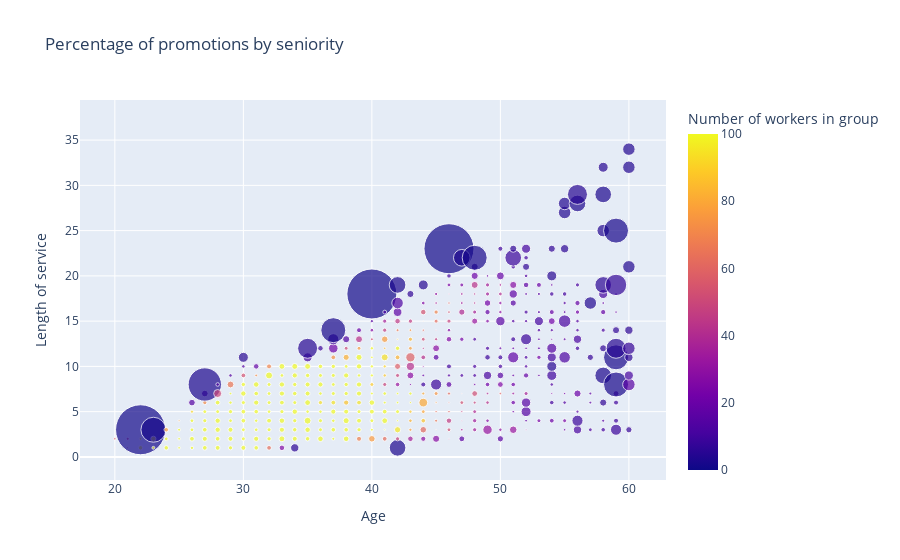

This figure's notebook cell:
### Code cell
trace0 = go.Scatter(x = df_ages_service_lengths_non_empty["age"],
                    y = df_ages_service_lengths_non_empty["length_of_service"],
                    mode = "markers",
                    marker_size = df_ages_service_lengths_non_empty["per_promoted"]*50,
                    showlegend = False,
                    marker = {
                        "color":df_ages_service_lengths_non_empty['tot_people'],
                        "showscale":True,
                        "cmax":100,
                        "cmin":0,
                        "colorbar": {
                              "title" :"Number of workers in group"
                          },
                        "colorscale": "plasma"
                        
                      },
                    hovertemplate='<b>T. Age:</b> {0}<br>'.format(df_ages_service_lengths_non_empty["age"].values[0]) + 
                                '<b>L. Service:</b> {0}<br>'.format(df_ages_service_lengths_non_empty["length_of_service"].values[0])+
                                '<b>Y. % Promoted:</b> {0}%<br>'.format(round(df_ages_service_lengths_non_empty["per_promoted"].values[0],1)),

                   )

data = [trace0]
layout = go.Layout(title = "Percentage of promotions by seniority", xaxis_title = "Age", yaxis_title = "Length of service")

fig = go.Figure(data = data, layout = layout)
fig.show()

### Figure 1 — Plotly figure (JSON) as saved in the notebook; plotly's stock layout.template omitted (floating-point values rounded to 4 significant figures; data arrays with more than 128 entries replaced by an {"elided": "..."} marker saying what was removed)
{"data": [{"hovertemplate": "<b>T. Age:</b> 20<br><b>L. Service:</b> 1<br><b>Y. % Promoted:</b> 0.0%<br>", "marker": {"cmax": 100, "cmin": 0, "color": {"elided": "698 int values"}, "colorbar": {"title": {"text": "Number of workers in group"}}, "colorscale": [[0, "#0d0887"], [0.1111, "#46039f"], [0.2222, "#7201a8"], [0.3333, "#9c179e"], [0.4444, "#bd3786"], [0.5556, "#d8576b"], [0.6667, "#ed7953"], [0.7778, "#fb9f3a"], [0.8889, "#fdca26"], [1, "#f0f921"]], "showscale": true, "size": {"elided": "698 float values"}}, "mode": "markers", "showlegend": false, "type": "scatter", "x": {"elided": "698 int values"}, "y": {"elided": "698 int values"}}], "layout": {"title": {"text": "Percentage of promotions by seniority"}, "xaxis": {"title": {"text": "Age"}}, "yaxis": {"title": {"text": "Length of service"}}}}
